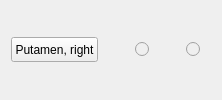
       <widget class="QEvaluationWidget" name="QEvaluationWidget_8" native="true">
        <layout class="QHBoxLayout" name="horizontalLayout_9">
         <item>
          <widget class="QPushButton" name="putamen_right">
           <property name="sizePolicy">
            <sizepolicy hsizetype="Preferred" vsizetype="Fixed">
             <horstretch>0</horstretch>
             <verstretch>0</verstretch>
            </sizepolicy>
           </property>
           <property name="minimumSize">
            <size>
             <width>30</width>
             <height>25</height>
            </size>
           </property>
           <property name="text">
            <string>Putamen, right</string>
           </property>
          </widget>
         </item>
         <item>
          <spacer name="horizontalSpacer_18">
           <property name="orientation">
            <enum>Qt::Horizontal</enum>
           </property>
           <property name="sizeType">
            <enum>QSizePolicy::MinimumExpanding</enum>
           </property>
           <property name="sizeHint" stdset="0">
            <size>
             <width>31</width>
             <height>25</height>
            </size>
           </property>
          </spacer>
         </item>
         <item>
          <widget class="QRadioButton" name="putamen_right_good">
           <property name="enabled">
            <bool>false</bool>
           </property>
           <property name="sizePolicy">
            <sizepolicy hsizetype="Fixed" vsizetype="Fixed">
             <horstretch>0</horstretch>
             <verstretch>0</verstretch>
            </sizepolicy>
           </property>
           <property name="minimumSize">
            <size>
             <width>25</width>
             <height>25</height>
            </size>
           </property>
           <property name="text">
            <string notr="true"/>
           </property>
          </widget>
         </item>
         <item>
          <spacer name="horizontalSpacer_19">
           <property name="orientation">
            <enum>Qt::Horizontal</enum>
           </property>
           <property name="sizeType">
            <enum>QSizePolicy::Fixed</enum>
           </property>
           <property name="sizeHint" stdset="0">
            <size>
             <width>20</width>
             <height>25</height>
            </size>
           </property>
          </spacer>
         </item>
         <item>
          <widget class="QRadioButton" name="putamen_right_bad">
           <property name="enabled">
            <bool>false</bool>
           </property>
           <property name="sizePolicy">
            <sizepolicy hsizetype="Fixed" vsizetype="Fixed">
             <horstretch>0</horstretch>
             <verstretch>0</verstretch>
            </sizepolicy>
           </property>
           <property name="minimumSize">
            <size>
             <width>25</width>
             <height>25</height>
            </size>
           </property>
           <property name="text">
            <string/>
           </property>
          </widget>
         </item>
        </layout>
       </widget>
